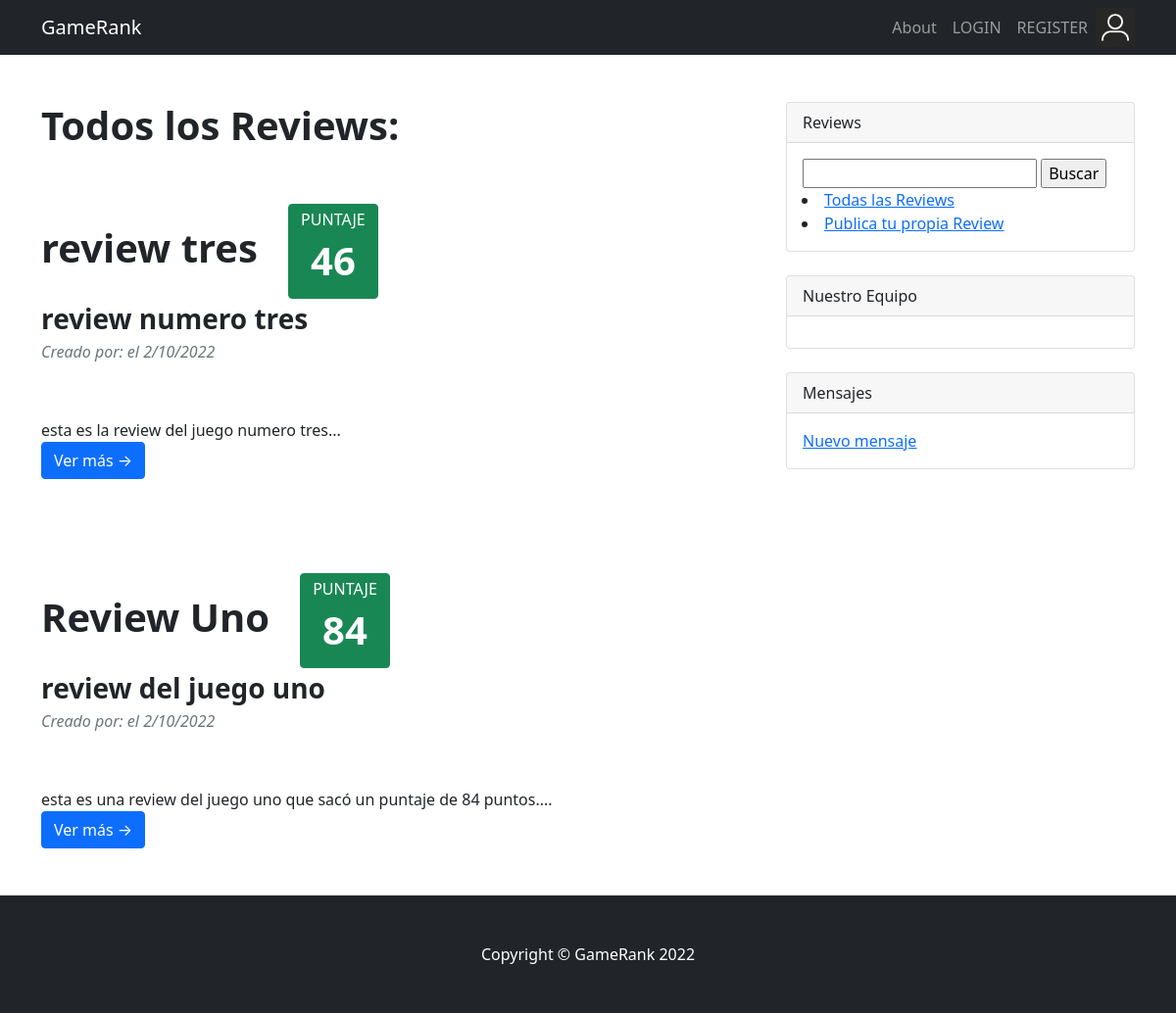
/posteos/ver_posteos/, run on an earlier commit of the app's database.
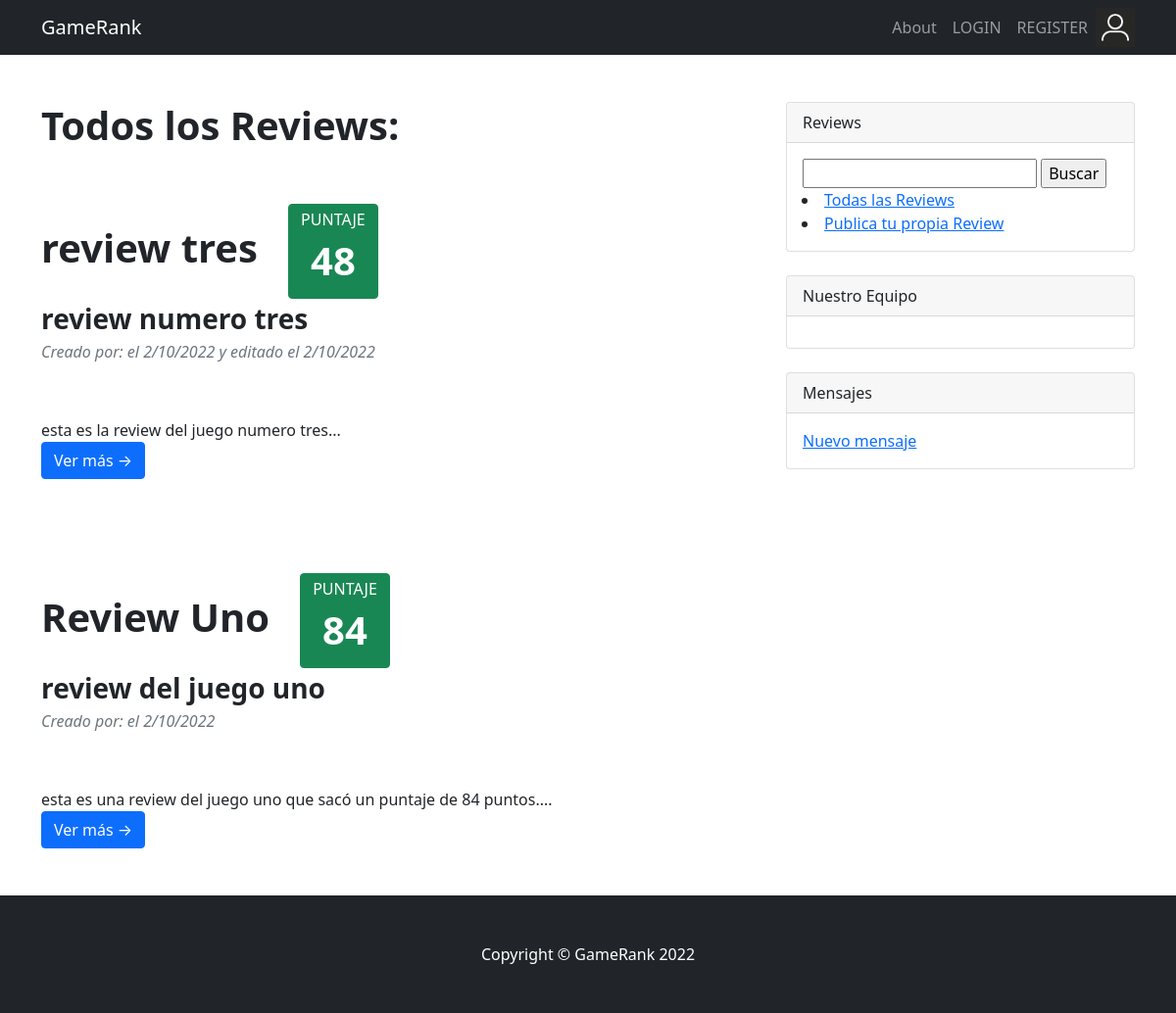
And on a later commit of the database.
### posteos/models.py (models this page shows, shortened)
class Posteo(models.Model):
    titulo = models.CharField(max_length=200) # , unique=True
    subtitulo = models.CharField(max_length=200)
    user = models.ForeignKey(User, on_delete=models.CASCADE)
    puntaje = models.IntegerField()
    actualizado = models.DateTimeField()
    contenido = RichTextUploadingField()
    creado = models.DateTimeField()
    imagen = models.ImageField(upload_to='imagenes')
    class Meta:
        ordering = ['-creado']

### posteos/views.py (the view)
# urls.py: path('ver_posteos/', ver_posteos, name='ver_posteos'),
def ver_posteos(request):
    lista_posteos = Posteo.objects.all().order_by('-creado')
    return render(request, "posteos/ver_posteos.html", {'lista_posteos':lista_posteos,
                                                        'avatar':obtener_avatar(request),
                                                        'usuarios':obtener_usuarios()})

### usuarios/views.py (called while the page is built)
def obtener_avatar(request):
    if request.user.is_authenticated:
        lista = Avatar.objects.filter(user=request.user)
        if len(lista)!=0:
            imagen = lista[0].imagen.url
    else:
        imagen = "/media/avatares/default.png"
    return imagen

def obtener_usuarios():
    lista_usuarios = User.objects.all().exclude(username="admin")
    return lista_usuarios

### posteos/templates/posteos/ver_posteos.html (shortened to what this page needs)
{% extends "usuarios/padre.html" %}
{% load static %}
{% block primero %}
{% if lista_posteos %}
<h1><b>Todos los Reviews:</b></h1>
    {% for posteo in lista_posteos %}
    <article>
        <header class="mb-4">
            <h1 class="fw-bolder mb-1"><br><b>{{posteo.titulo}}&nbsp&nbsp&nbsp</b><a class="btn btn-success" href="{% url 'review_criteria' %}"><h6>PUNTAJE</h6><b><h1> {{posteo.puntaje}}</b></h1></a></h1>
            <h3 class="fw-bolder mb-1">{{posteo.subtitulo}}</h3>
            <div class="text-muted fst-italic mb-2">Creado por:
                <a class="badge bg-secondary text-decoration-none link-light" href="{% url 'usuario_detallado' posteo.user_id %}">{{posteo.user.get_full_name}}</a> el {{posteo.creado.day}}/{{posteo.creado.month}}/{{posteo.creado.year}}
                {% if posteo.creado != posteo.actualizado %}
                y editado el {{posteo.actualizado.day}}/{{posteo.actualizado.month}}/{{posteo.actualizado.year}}
                {% endif %}
            </div>
        </header>
        <section class="mb-5">
            {{posteo.contenido|slice:":200"|safe}}...
            <br>
            <a href="{% url 'posteo_detallado' posteo.id %}" class="btn btn-primary">Ver más &rarr;</a>
        </section>
    </article>
    {% endfor %}
{% else %}
<p>Todavía no se han subido reviews.</p>
{% endif %}
{% endblock %}

What changed in the data, as far as the page shows it:
changed Posteo "review tres": puntaje "46" → "48"; actualizado.day (not shown) → "2"; actualizado "2022-10-02 18:52:37.306717" → "2022-10-02 19:44:36.326736" (drawn); actualizado.month (not shown) → "10"; actualizado.year (not shown) → "2022"
